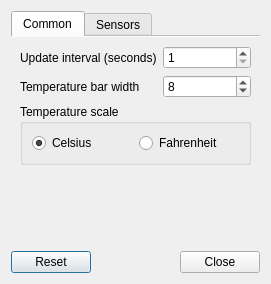
<?xml version="1.0" encoding="UTF-8"?>
<ui version="4.0">
 <class>RazorSensorsConfiguration</class>
 <widget class="QDialog" name="RazorSensorsConfiguration">
  <property name="geometry">
   <rect>
    <x>0</x>
    <y>0</y>
    <width>271</width>
    <height>284</height>
   </rect>
  </property>
  <property name="windowTitle">
   <string>Razor Sensors Settings</string>
  </property>
  <layout class="QVBoxLayout" name="verticalLayout">
   <item>
    <widget class="QTabWidget" name="mainTabWidget">
     <property name="tabShape">
      <enum>QTabWidget::Rounded</enum>
     </property>
     <property name="currentIndex">
      <number>0</number>
     </property>
     <property name="documentMode">
      <bool>true</bool>
     </property>
     <widget class="QWidget" name="commonTab">
      <attribute name="title">
       <string>Common</string>
      </attribute>
      <layout class="QGridLayout" name="gridLayout">
       <item row="0" column="0">
        <widget class="QLabel" name="updateIntervalL">
         <property name="sizePolicy">
          <sizepolicy hsizetype="Preferred" vsizetype="Preferred">
           <horstretch>0</horstretch>
           <verstretch>0</verstretch>
          </sizepolicy>
         </property>
         <property name="text">
          <string>Update interval (seconds)</string>
         </property>
        </widget>
       </item>
       <item row="1" column="0">
        <widget class="QLabel" name="tempBarWidthL">
         <property name="text">
          <string>Temperature bar width</string>
         </property>
        </widget>
       </item>
       <item row="0" column="1">
        <widget class="QSpinBox" name="updateIntervalSB">
         <property name="enabled">
          <bool>true</bool>
         </property>
         <property name="accessibleName">
          <string/>
         </property>
         <property name="accessibleDescription">
          <string/>
         </property>
         <property name="suffix">
          <string/>
         </property>
         <property name="prefix">
          <string/>
         </property>
         <property name="minimum">
          <number>1</number>
         </property>
         <property name="maximum">
          <number>300</number>
         </property>
        </widget>
       </item>
       <item row="1" column="1">
        <widget class="QSpinBox" name="tempBarWidthSB">
         <property name="minimum">
          <number>1</number>
         </property>
         <property name="value">
          <number>8</number>
         </property>
        </widget>
       </item>
       <item row="3" column="0" colspan="2">
        <widget class="QGroupBox" name="tempScaleGB">
         <property name="title">
          <string>Temperature scale</string>
         </property>
         <layout class="QHBoxLayout" name="horizontalLayout">
          <item>
           <widget class="QRadioButton" name="celsiusTempScaleRB">
            <property name="text">
             <string>Celsius</string>
            </property>
            <property name="checked">
             <bool>true</bool>
            </property>
           </widget>
          </item>
          <item>
           <widget class="QRadioButton" name="fahrenheitTempScaleRB">
            <property name="text">
             <string>Fahrenheit</string>
            </property>
           </widget>
          </item>
         </layout>
         <zorder>fahrenheitTempScaleRB</zorder>
         <zorder>celsiusTempScaleRB</zorder>
        </widget>
       </item>
       <item row="4" column="0">
        <spacer name="verticalSpacer_2">
         <property name="orientation">
          <enum>Qt::Vertical</enum>
         </property>
         <property name="sizeHint" stdset="0">
          <size>
           <width>20</width>
           <height>40</height>
          </size>
         </property>
        </spacer>
       </item>
      </layout>
     </widget>
     <widget class="QWidget" name="sensorsSettingsTab">
      <attribute name="title">
       <string>Sensors</string>
      </attribute>
      <layout class="QGridLayout" name="gridLayout_2">
       <item row="4" column="0">
        <widget class="QComboBox" name="detectedChipsCB">
         <property name="currentIndex">
          <number>-1</number>
         </property>
         <property name="frame">
          <bool>true</bool>
         </property>
        </widget>
       </item>
       <item row="3" column="0">
        <widget class="QLabel" name="detectedChipsL">
         <property name="text">
          <string>Detected chips:</string>
         </property>
        </widget>
       </item>
       <item row="5" column="0">
        <widget class="QLabel" name="chipFeaturesL">
         <property name="text">
          <string>Chip features:</string>
         </property>
        </widget>
       </item>
       <item row="6" column="0">
        <widget class="QTableWidget" name="chipFeaturesT">
         <property name="columnCount">
          <number>3</number>
         </property>
         <column/>
         <column/>
         <column/>
        </widget>
       </item>
      </layout>
     </widget>
    </widget>
   </item>
   <item>
    <spacer name="verticalSpacer">
     <property name="orientation">
      <enum>Qt::Vertical</enum>
     </property>
     <property name="sizeHint" stdset="0">
      <size>
       <width>20</width>
       <height>40</height>
      </size>
     </property>
    </spacer>
   </item>
   <item>
    <widget class="QDialogButtonBox" name="buttons">
     <property name="orientation">
      <enum>Qt::Horizontal</enum>
     </property>
     <property name="standardButtons">
      <set>QDialogButtonBox::Close|QDialogButtonBox::Reset</set>
     </property>
    </widget>
   </item>
  </layout>
 </widget>
 <resources/>
 <connections>
  <connection>
   <sender>buttons</sender>
   <signal>accepted()</signal>
   <receiver>RazorSensorsConfiguration</receiver>
   <slot>accept()</slot>
   <hints>
    <hint type="sourcelabel">
     <x>248</x>
     <y>254</y>
    </hint>
    <hint type="destinationlabel">
     <x>157</x>
     <y>274</y>
    </hint>
   </hints>
  </connection>
  <connection>
   <sender>buttons</sender>
   <signal>rejected()</signal>
   <receiver>RazorSensorsConfiguration</receiver>
   <slot>reject()</slot>
   <hints>
    <hint type="sourcelabel">
     <x>316</x>
     <y>260</y>
    </hint>
    <hint type="destinationlabel">
     <x>286</x>
     <y>274</y>
    </hint>
   </hints>
  </connection>
 </connections>
</ui>
